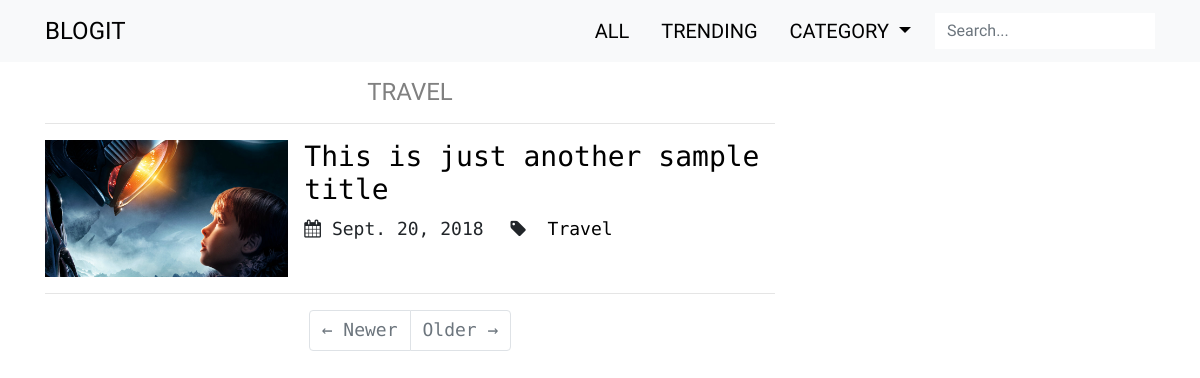
/posts/tag/Travel/, run on an earlier commit of the app's database.
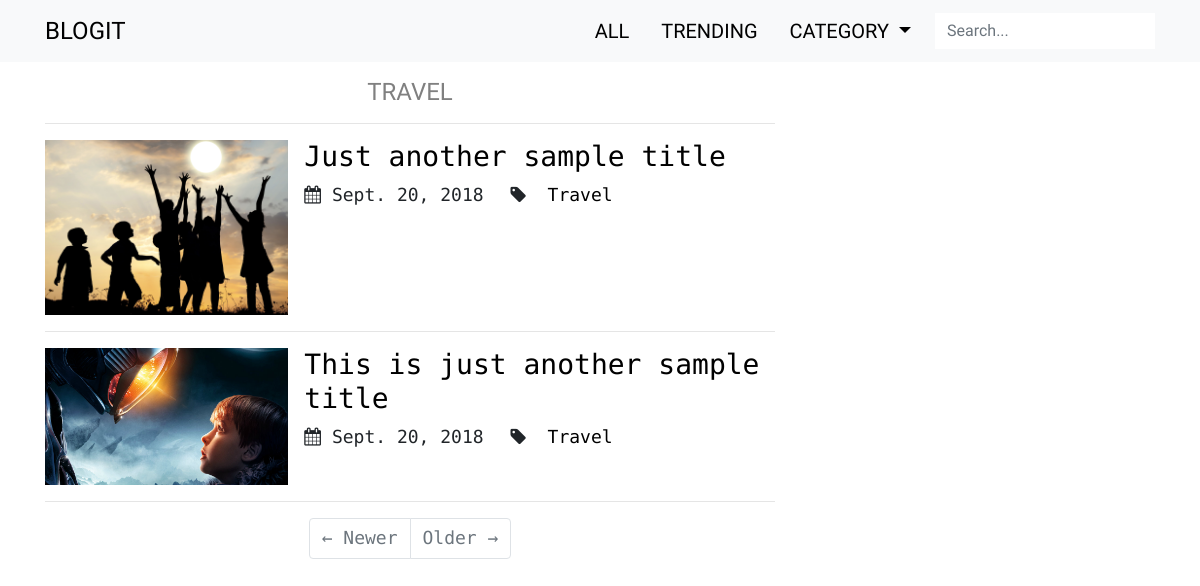
And on a later commit of the database.
### posts/models.py (models this page shows, shortened)
class TimeStamp(models.Model):
    created = models.DateTimeField(auto_now_add=True)
    updated = models.DateTimeField(auto_now=True)
    class Meta:
        abstract = True

class Post(TimeStamp):
    author = models.ForeignKey(Author, on_delete=models.CASCADE)
    title = models.CharField(max_length=100)
    slug = models.SlugField(max_length=100, unique=True, blank=True)
    cover = models.ImageField(upload_to='images/covers')
    cover_thumb = ImageSpecField(source='cover',
                                 processors=[ResizeToFill(400, 250)],
                                 format='JPEG',
                                 options={'quality':80})
    content = RichTextUploadingField()
    category = models.ManyToManyField('Category')
    meta_keywords = models.CharField(max_length=120,
                                     help_text='Keywords should be separated by commas.')
    meta_description = models.TextField(max_length=300, null=True)
    publish = models.BooleanField(default=False)
    def get_absolute_url(self):
        return reverse('posts:post_detail', kwargs={'post_slug': self.slug})
    class Meta:
        verbose_name = 'post'
        verbose_name_plural = 'posts'
        ordering = ['-created']

class Category(models.Model):
    title = models.CharField(max_length=30)
    class Meta:
        verbose_name = 'category'
        verbose_name_plural = 'categories'

### posts/views.py (the view)
# urls.py: re_path(r'^tag/(?P<category_title>([\w]+))/$', views.category_list, name="category_list"),
def category_list(request, category_title):
    category_post = Post.objects.filter(category__title=category_title)
    title = category_title.upper()
    paginator = Paginator(category_post, 5)
    page = request.GET.get('page')
    posts = paginator.get_page(page)
    context = {'posts': posts, 'title': title}
    return render(request, 'posts/category_list.html', context)

### posts/templates/posts/category_list.html (shortened to what this page needs)
{% extends 'base.html' %}
{% load staticfiles %}
{% block head %}
	<link href="{% static 'posts/css/category_list.css' %}" rel="stylesheet">
{% endblock %}
{% block body %}
<div class="text-center header">
	<h4>{{ title }}</h4>
	<hr class="mb-3"/>
</div>
{% for post in posts %}
	<div class="row post-card no-gutters">
		<div class="col-md-4">
			<img class="card-img rounded-0" src="{{ post.cover_thumb.url }}" alt="{{ post.title }}">
		</div>
		<div class="col-md-8">
			<div class="card-block pl-md-3">
				<a href="{{ post.get_absolute_url }}" class="unstyled-link">
					<h3>{{ post.title }}</h3>
				</a>
				<span class="mr-3">
					<i class="fa fa-calendar" aria-hidden="true"></i>&nbsp;{{ post.updated.date }}
				</span>
				<span class="mr-3">
					<i class="fa fa-tag" aria-hidden="true"></i>
					{% for tag in post.category.all %}
						<a href="{% url 'posts:category_list' tag.title %}" class="unstyled-link">&nbsp;{{ tag.title }}</a>
					{% endfor %}
				</span>
			</div>
		</div>
	</div>
	<hr/>
{% endfor %}
	<ul class="pagination justify-content-center my-3">
		{% if posts.has_previous %}
			<li class="page-item">
		  		<a class="page-link" href="?page={{ posts.previous_page_number }}">&larr; Newer</a>
			</li>
		{% else%}
			<li class="page-item disabled">
		  		<a class="page-link" href="#">&larr; Newer</a>
			</li>
        {% endif %}
		{% if posts.has_next %}
			<li class="page-item">
			  	<a class="page-link" href="?page={{ posts.next_page_number }}">Older &rarr;</a>
			</li>
		{% else %}
			<li class="page-item disabled">
			  	<a class="page-link" href="#">Older &rarr;</a>
			</li>
		{% endif %}
	</ul>
{% endblock %}

What changed in the data, as far as the page shows it:
added Post: cover_thumb (picture), title "Just another sample title", updated "Sept. 20, 2018", Category (title "Travel")
